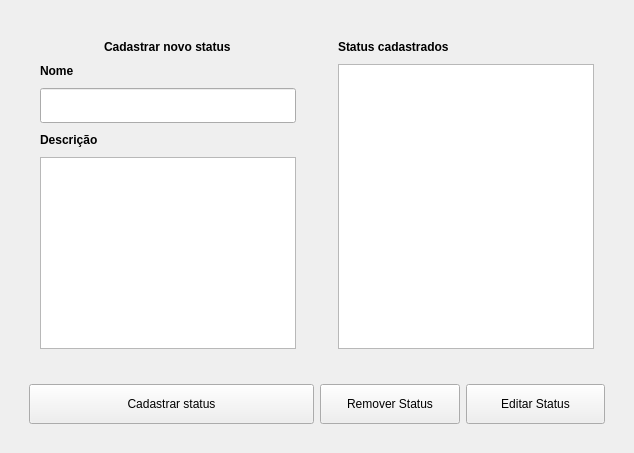
      <widget class="QWidget" name="tab_status">
       <attribute name="title">
        <string>Status</string>
       </attribute>
       <layout class="QVBoxLayout" name="verticalLayout_13">
        <property name="leftMargin">
         <number>20</number>
        </property>
        <property name="topMargin">
         <number>20</number>
        </property>
        <property name="rightMargin">
         <number>20</number>
        </property>
        <property name="bottomMargin">
         <number>20</number>
        </property>
        <item>
         <widget class="QFrame" name="frame_34">
          <property name="frameShape">
           <enum>QFrame::NoFrame</enum>
          </property>
          <property name="frameShadow">
           <enum>QFrame::Raised</enum>
          </property>
          <layout class="QHBoxLayout" name="horizontalLayout_8">
           <property name="spacing">
            <number>2</number>
           </property>
           <property name="leftMargin">
            <number>0</number>
           </property>
           <property name="topMargin">
            <number>0</number>
           </property>
           <property name="rightMargin">
            <number>0</number>
           </property>
           <property name="bottomMargin">
            <number>0</number>
           </property>
           <item>
            <widget class="QFrame" name="frame_9">
             <property name="frameShape">
              <enum>QFrame::NoFrame</enum>
             </property>
             <property name="frameShadow">
              <enum>QFrame::Raised</enum>
             </property>
             <layout class="QVBoxLayout" name="verticalLayout_15">
              <property name="spacing">
               <number>10</number>
              </property>
              <property name="leftMargin">
               <number>20</number>
              </property>
              <property name="topMargin">
               <number>20</number>
              </property>
              <property name="rightMargin">
               <number>20</number>
              </property>
              <property name="bottomMargin">
               <number>20</number>
              </property>
              <item alignment="Qt::AlignHCenter">
               <widget class="QLabel" name="label_5">
                <property name="maximumSize">
                 <size>
                  <width>16777215</width>
                  <height>50</height>
                 </size>
                </property>
                <property name="font">
                 <font>
                  <bold>true</bold>
                 </font>
                </property>
                <property name="text">
                 <string>Cadastrar novo status</string>
                </property>
               </widget>
              </item>
              <item alignment="Qt::AlignLeft">
               <widget class="QLabel" name="label_nome_status_pedido">
                <property name="maximumSize">
                 <size>
                  <width>16777215</width>
                  <height>30</height>
                 </size>
                </property>
                <property name="font">
                 <font>
                  <bold>true</bold>
                 </font>
                </property>
                <property name="text">
                 <string>Nome</string>
                </property>
               </widget>
              </item>
              <item>
               <widget class="QLineEdit" name="line_edit_nome_status_pedido">
                <property name="minimumSize">
                 <size>
                  <width>0</width>
                  <height>35</height>
                 </size>
                </property>
               </widget>
              </item>
              <item alignment="Qt::AlignLeft">
               <widget class="QLabel" name="label_descricao_status_pedido">
                <property name="maximumSize">
                 <size>
                  <width>16777215</width>
                  <height>30</height>
                 </size>
                </property>
                <property name="font">
                 <font>
                  <bold>true</bold>
                 </font>
                </property>
                <property name="text">
                 <string>Descrição</string>
                </property>
               </widget>
              </item>
              <item>
               <widget class="QTextEdit" name="text_edit_descricao_status_pedido">
                <property name="maximumSize">
                 <size>
                  <width>16777215</width>
                  <height>200</height>
                 </size>
                </property>
               </widget>
              </item>
             </layout>
            </widget>
           </item>
           <item>
            <widget class="QFrame" name="frame_35">
             <property name="frameShape">
              <enum>QFrame::NoFrame</enum>
             </property>
             <property name="frameShadow">
              <enum>QFrame::Raised</enum>
             </property>
             <layout class="QVBoxLayout" name="verticalLayout_27">
              <property name="spacing">
               <number>10</number>
              </property>
              <property name="leftMargin">
               <number>20</number>
              </property>
              <property name="topMargin">
               <number>20</number>
              </property>
              <property name="rightMargin">
               <number>20</number>
              </property>
              <property name="bottomMargin">
               <number>20</number>
              </property>
              <item alignment="Qt::AlignLeft">
               <widget class="QLabel" name="label_status_cadastrados">
                <property name="maximumSize">
                 <size>
                  <width>16777215</width>
                  <height>50</height>
                 </size>
                </property>
                <property name="font">
                 <font>
                  <bold>true</bold>
                 </font>
                </property>
                <property name="text">
                 <string>Status cadastrados</string>
                </property>
               </widget>
              </item>
              <item>
               <widget class="QListView" name="list_view_status_cadastrados">
                <property name="maximumSize">
                 <size>
                  <width>16777215</width>
                  <height>16777215</height>
                 </size>
                </property>
               </widget>
              </item>
             </layout>
            </widget>
           </item>
          </layout>
         </widget>
        </item>
        <item>
         <widget class="QFrame" name="frame_49">
          <property name="frameShape">
           <enum>QFrame::NoFrame</enum>
          </property>
          <property name="frameShadow">
           <enum>QFrame::Raised</enum>
          </property>
          <layout class="QHBoxLayout" name="horizontalLayout_28">
           <item>
            <widget class="QFrame" name="frame_50">
             <property name="frameShape">
              <enum>QFrame::NoFrame</enum>
             </property>
             <property name="frameShadow">
              <enum>QFrame::Raised</enum>
             </property>
             <layout class="QHBoxLayout" name="horizontalLayout_27">
              <property name="spacing">
               <number>0</number>
              </property>
              <property name="leftMargin">
               <number>0</number>
              </property>
              <property name="topMargin">
               <number>0</number>
              </property>
              <property name="rightMargin">
               <number>0</number>
              </property>
              <property name="bottomMargin">
               <number>0</number>
              </property>
              <item>
               <widget class="QPushButton" name="push_button_cadastrar_status_pedido">
                <property name="minimumSize">
                 <size>
                  <width>0</width>
                  <height>40</height>
                 </size>
                </property>
                <property name="text">
                 <string>Cadastrar status</string>
                </property>
               </widget>
              </item>
             </layout>
            </widget>
           </item>
           <item>
            <widget class="QFrame" name="frame_51">
             <property name="frameShape">
              <enum>QFrame::NoFrame</enum>
             </property>
             <property name="frameShadow">
              <enum>QFrame::Raised</enum>
             </property>
             <layout class="QHBoxLayout" name="horizontalLayout_26">
              <property name="leftMargin">
               <number>0</number>
              </property>
              <property name="topMargin">
               <number>0</number>
              </property>
              <property name="rightMargin">
               <number>0</number>
              </property>
              <property name="bottomMargin">
               <number>0</number>
              </property>
              <item>
               <widget class="QPushButton" name="push_button_remover_status">
                <property name="minimumSize">
                 <size>
                  <width>0</width>
                  <height>40</height>
                 </size>
                </property>
                <property name="text">
                 <string>Remover Status</string>
                </property>
               </widget>
              </item>
              <item>
               <widget class="QPushButton" name="push_button_editar_status">
                <property name="minimumSize">
                 <size>
                  <width>0</width>
                  <height>40</height>
                 </size>
                </property>
                <property name="text">
                 <string>Editar Status</string>
                </property>
               </widget>
              </item>
             </layout>
            </widget>
           </item>
          </layout>
         </widget>
        </item>
       </layout>
      </widget>
